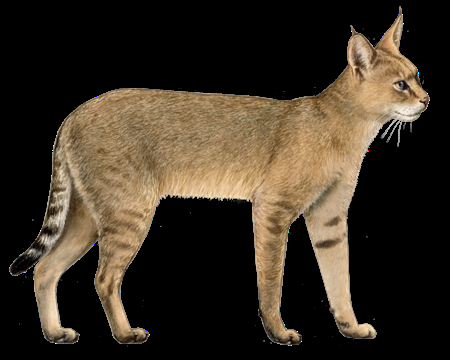
#> input picture notebook/images/cat.png, 450 x 360 px
$ python preprocessing_mask.py --mask_dir images --output_dir out
#> lines starting #> are read from the running program, lines starting #| are printed output that depends on the picture
import argparse
import os
import shutil
from pathlib import Path
import cv2
import pandas as pd
import logging

# --- Setup Logging ---
logging.basicConfig(level=logging.INFO, format='%(levelname)s: %(message)s')

def process_masks(mask_dir: str, output_dir: str):
    """
    Finds the largest mask (by non-zero pixels) for each unique ID
    and copies it to the output directory.
    """
#> called with mask_dir = 'images', output_dir = 'out'
    # 1. Setup Directories
    mask_path = Path(mask_dir)
    output_path = Path(output_dir)
    output_path.mkdir(parents=True, exist_ok=True)

    if not mask_path.is_dir():
        logging.error(f"Mask directory not found: {mask_dir}")
        return

    logging.info(f"Processing masks from: {mask_path}")

    # 2. Collect Data
    result_data = []
    # Use glob for cleaner file discovery (handles .png, .jpg, etc. robustly)
    mask_files = mask_path.glob('*.[jp][pn]g')

    for file_path in mask_files:
        try:
            # Read image as grayscale
            mask = cv2.imread(str(file_path), cv2.IMREAD_GRAYSCALE)
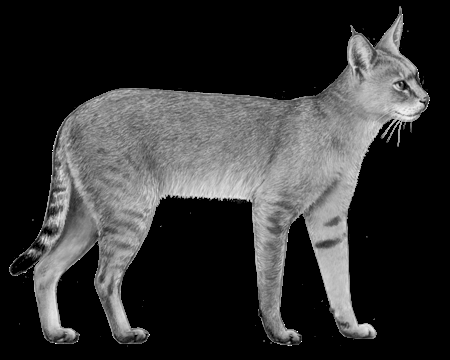
#> mask: shape (360, 450); min 0, max 255, mean 51.2

            if mask is None:
                logging.warning(f"Skipping: Could not read image at {file_path}")
                continue

            # Extract ID: Assumes ID is before the first '---'
            # Use Pathlib's stem for filename without extension
            file_id = file_path.stem.split('---')[0]
            non_zero_count = cv2.countNonZero(mask)
#> non_zero_count = 58980

            result_data.append({
                'id': file_id,
                'path': file_path,
                'count': non_zero_count
            })
        except Exception as e:
            logging.error(f"Error processing {file_path}: {e}")
#> pass 2 of the loop in process_masks, `for file_path in mask_files:`:
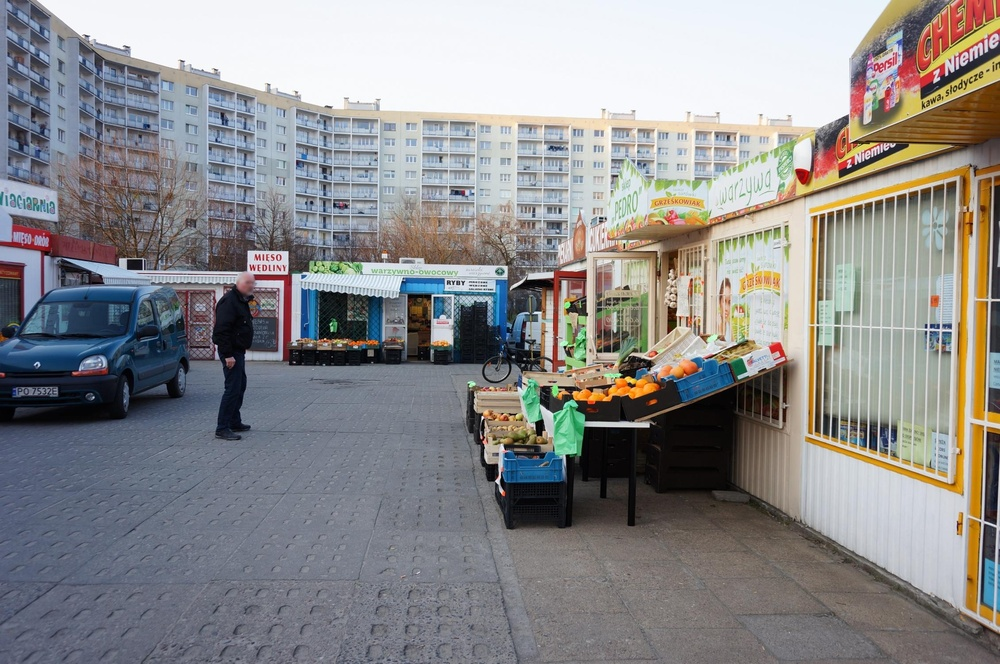
#> input picture notebook/images/scene.jpg, 1000 x 664 px, shrunk from 2260 x 1500 before the run
#> in process_masks, `mask = cv2.imread(str(file_path), cv2.IMREAD_GRAYSCALE)`:
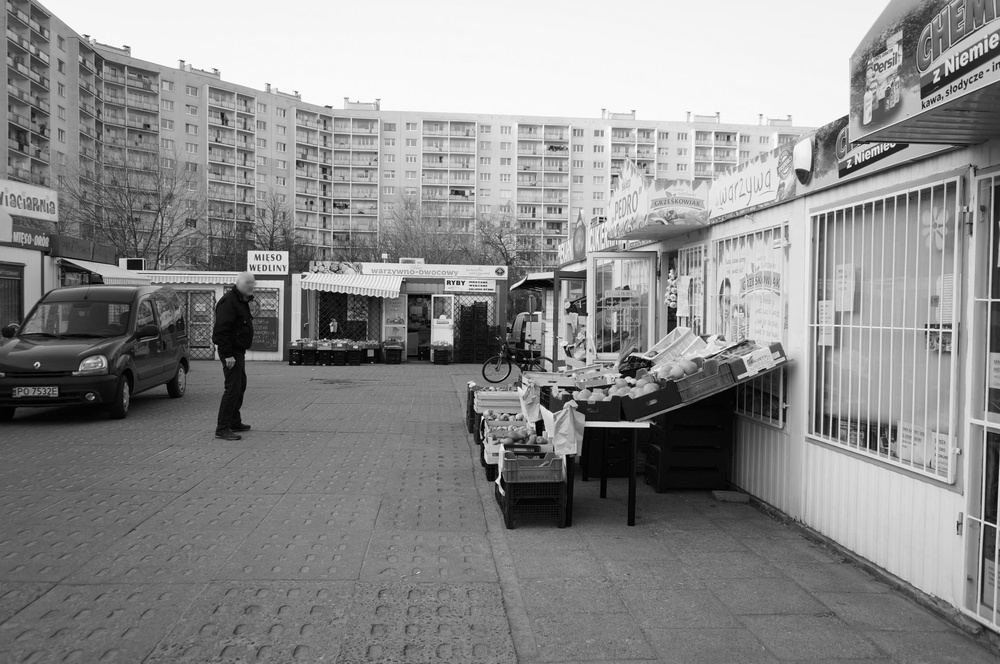
#> mask: shape (664, 1000); min 0, max 255, mean 139.2
#> non_zero_count = 663871

    if not result_data:
        logging.info("No valid mask files found.")
        return

    # 3. Group and Find Max (Using Pandas for efficiency)
    df = pd.DataFrame(result_data)
#> df = table of 2 rows and 3 columns

    # Group by ID and find the row with the maximum 'count'
    idx = df.groupby(['id'])['count'].idxmax()
    largest_masks = df.loc[idx]
#> largest_masks = table of 2 rows and 3 columns

    logging.info(f"Found {len(largest_masks)} unique IDs.")

    # 4. Copy Files
    for _, row in largest_masks.iterrows():
        original_filename = row['path'].name

        # Determine new filename: Remove everything after "_mask_0" and add .png
        # The logic below handles cases where "_mask_0" is not present,
        # but assumes standard naming conventions.
        base_name_parts = original_filename.split("_mask_0")
        new_filename = base_name_parts[0] + ".png"

        target_file = output_path / new_filename

        logging.info(f"Copying {original_filename} (Count: {row['count']}) -> {target_file.name}")
        shutil.copy(row['path'], target_file)
#> this loop made 2 passes
#> (original_filename, base_name_parts, new_filename) on passes 1 to 2: ('cat.png', ['cat.png'], 'cat.png.png'), ('scene.jpg', ['scene.jpg'], 'scene.jpg.png')

# --- Argument Parsing (Your original structure) ---

def parse_args():
    parser = argparse.ArgumentParser(description="Find and copy the largest mask for each ID.")
    parser.add_argument('--mask_dir', required=True, help="Directory containing mask images.")
    parser.add_argument('--output_dir', required=True, help="Directory to save the resulting largest masks.")
    return parser.parse_args()


if __name__ == '__main__':
    args = parse_args()
    process_masks(args.mask_dir, args.output_dir)
